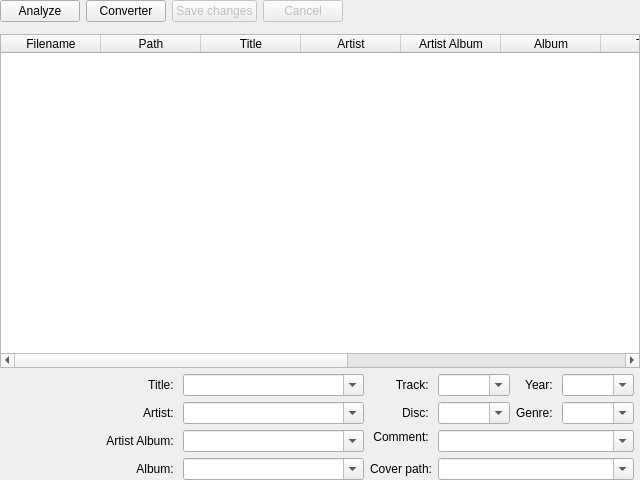
<?xml version="1.0" encoding="UTF-8"?>
<ui version="4.0">
 <class>TagEditor</class>
 <widget class="QWidget" name="TagEditor">
  <property name="geometry">
   <rect>
    <x>0</x>
    <y>0</y>
    <width>640</width>
    <height>480</height>
   </rect>
  </property>
  <property name="windowTitle">
   <string notr="true"/>
  </property>
  <layout class="QVBoxLayout" name="verticalLayout" stretch="0,0,3,0">
   <property name="leftMargin">
    <number>0</number>
   </property>
   <property name="topMargin">
    <number>0</number>
   </property>
   <property name="rightMargin">
    <number>0</number>
   </property>
   <property name="bottomMargin">
    <number>0</number>
   </property>
   <item>
    <layout class="QHBoxLayout" name="hl_top">
     <item>
      <widget class="QPushButton" name="analyzePushButton">
       <property name="maximumSize">
        <size>
         <width>16777215</width>
         <height>32</height>
        </size>
       </property>
       <property name="text">
        <string>Analyze</string>
       </property>
       <property name="icon">
        <iconset resource="tageditor.qrc">
         <normaloff>:/icons/magic</normaloff>:/icons/magic</iconset>
       </property>
       <property name="iconSize">
        <size>
         <width>24</width>
         <height>24</height>
        </size>
       </property>
      </widget>
     </item>
     <item>
      <widget class="QPushButton" name="convertPushButton">
       <property name="maximumSize">
        <size>
         <width>16777215</width>
         <height>32</height>
        </size>
       </property>
       <property name="text">
        <string>Converter</string>
       </property>
       <property name="icon">
        <iconset resource="tageditor.qrc">
         <normaloff>:/icons/rename</normaloff>:/icons/rename</iconset>
       </property>
       <property name="iconSize">
        <size>
         <width>24</width>
         <height>24</height>
        </size>
       </property>
       <property name="checkable">
        <bool>true</bool>
       </property>
       <property name="checked">
        <bool>false</bool>
       </property>
      </widget>
     </item>
     <item>
      <widget class="QPushButton" name="saveChangesButton">
       <property name="enabled">
        <bool>false</bool>
       </property>
       <property name="maximumSize">
        <size>
         <width>16777215</width>
         <height>32</height>
        </size>
       </property>
       <property name="text">
        <string>Save changes</string>
       </property>
       <property name="icon">
        <iconset resource="tageditor.qrc">
         <normaloff>:/icons/save</normaloff>:/icons/save</iconset>
       </property>
       <property name="iconSize">
        <size>
         <width>24</width>
         <height>24</height>
        </size>
       </property>
      </widget>
     </item>
     <item>
      <widget class="QPushButton" name="cancelButton">
       <property name="enabled">
        <bool>false</bool>
       </property>
       <property name="maximumSize">
        <size>
         <width>16777215</width>
         <height>32</height>
        </size>
       </property>
       <property name="text">
        <string>Cancel</string>
       </property>
       <property name="iconSize">
        <size>
         <width>24</width>
         <height>24</height>
        </size>
       </property>
      </widget>
     </item>
     <item>
      <layout class="QHBoxLayout" name="extensiblePushButtonArea"/>
     </item>
     <item>
      <spacer name="horizontalSpacer">
       <property name="orientation">
        <enum>Qt::Horizontal</enum>
       </property>
       <property name="sizeHint" stdset="0">
        <size>
         <width>40</width>
         <height>20</height>
        </size>
       </property>
      </spacer>
     </item>
    </layout>
   </item>
   <item>
    <widget class="QStackedWidget" name="stackedWidget">
     <widget class="QWidget" name="page"/>
     <widget class="QWidget" name="page_2"/>
    </widget>
   </item>
   <item>
    <widget class="TagEditorTableWidget" name="tagEditorWidget">
     <property name="alternatingRowColors">
      <bool>true</bool>
     </property>
     <property name="selectionBehavior">
      <enum>QAbstractItemView::SelectRows</enum>
     </property>
     <property name="showGrid">
      <bool>false</bool>
     </property>
     <property name="sortingEnabled">
      <bool>true</bool>
     </property>
     <attribute name="horizontalHeaderHighlightSections">
      <bool>false</bool>
     </attribute>
     <attribute name="horizontalHeaderShowSortIndicator" stdset="0">
      <bool>true</bool>
     </attribute>
     <attribute name="horizontalHeaderStretchLastSection">
      <bool>true</bool>
     </attribute>
     <attribute name="verticalHeaderVisible">
      <bool>false</bool>
     </attribute>
     <attribute name="verticalHeaderHighlightSections">
      <bool>false</bool>
     </attribute>
     <column>
      <property name="text">
       <string>Filename</string>
      </property>
     </column>
     <column>
      <property name="text">
       <string>Path</string>
      </property>
     </column>
     <column>
      <property name="text">
       <string>Title</string>
      </property>
     </column>
     <column>
      <property name="text">
       <string>Artist</string>
      </property>
     </column>
     <column>
      <property name="text">
       <string>Artist Album</string>
      </property>
     </column>
     <column>
      <property name="text">
       <string>Album</string>
      </property>
     </column>
     <column>
      <property name="text">
       <string>Track</string>
      </property>
     </column>
     <column>
      <property name="text">
       <string>Disc</string>
      </property>
     </column>
     <column>
      <property name="text">
       <string>Year</string>
      </property>
     </column>
     <column>
      <property name="text">
       <string>Genre</string>
      </property>
     </column>
     <column>
      <property name="text">
       <string>Comment</string>
      </property>
     </column>
    </widget>
   </item>
   <item>
    <layout class="QHBoxLayout" name="hl_bottom">
     <item>
      <widget class="AlbumCover" name="albumCover" native="true">
       <property name="sizePolicy">
        <sizepolicy hsizetype="Fixed" vsizetype="Fixed">
         <horstretch>0</horstretch>
         <verstretch>0</verstretch>
        </sizepolicy>
       </property>
       <property name="minimumSize">
        <size>
         <width>100</width>
         <height>100</height>
        </size>
       </property>
       <property name="maximumSize">
        <size>
         <width>100</width>
         <height>100</height>
        </size>
       </property>
       <property name="text" stdset="0">
        <string notr="true"/>
       </property>
       <property name="pixmap" stdset="0">
        <pixmap resource="../player/player.qrc">:/icons/disc</pixmap>
       </property>
       <property name="scaledContents" stdset="0">
        <bool>true</bool>
       </property>
      </widget>
     </item>
     <item>
      <layout class="QGridLayout" name="gridLayout" columnstretch="1,3,1,3">
       <property name="rightMargin">
        <number>6</number>
       </property>
       <item row="0" column="0">
        <widget class="QLabel" name="labelTitle">
         <property name="text">
          <string>Title: </string>
         </property>
         <property name="alignment">
          <set>Qt::AlignRight|Qt::AlignTrailing|Qt::AlignVCenter</set>
         </property>
        </widget>
       </item>
       <item row="2" column="0">
        <widget class="QLabel" name="labelArtistAlbum">
         <property name="text">
          <string>Artist Album: </string>
         </property>
         <property name="alignment">
          <set>Qt::AlignRight|Qt::AlignTrailing|Qt::AlignVCenter</set>
         </property>
        </widget>
       </item>
       <item row="1" column="2" alignment="Qt::AlignRight">
        <widget class="QLabel" name="labelDisc">
         <property name="text">
          <string>Disc: </string>
         </property>
         <property name="alignment">
          <set>Qt::AlignRight|Qt::AlignTrailing|Qt::AlignVCenter</set>
         </property>
        </widget>
       </item>
       <item row="3" column="0">
        <widget class="QLabel" name="labelAlbum">
         <property name="text">
          <string>Album: </string>
         </property>
         <property name="alignment">
          <set>Qt::AlignRight|Qt::AlignTrailing|Qt::AlignVCenter</set>
         </property>
        </widget>
       </item>
       <item row="2" column="1">
        <widget class="QComboBox" name="artistAlbumComboBox">
         <property name="editable">
          <bool>true</bool>
         </property>
         <property name="currentText">
          <string notr="true"/>
         </property>
         <property name="insertPolicy">
          <enum>QComboBox::InsertAlphabetically</enum>
         </property>
        </widget>
       </item>
       <item row="3" column="2">
        <widget class="QLabel" name="labelComment_2">
         <property name="text">
          <string>Cover path:</string>
         </property>
         <property name="alignment">
          <set>Qt::AlignRight|Qt::AlignTrailing|Qt::AlignVCenter</set>
         </property>
        </widget>
       </item>
       <item row="3" column="1">
        <widget class="QComboBox" name="albumComboBox">
         <property name="editable">
          <bool>true</bool>
         </property>
         <property name="currentText">
          <string notr="true"/>
         </property>
         <property name="insertPolicy">
          <enum>QComboBox::InsertAlphabetically</enum>
         </property>
        </widget>
       </item>
       <item row="2" column="3" alignment="Qt::AlignTop">
        <widget class="QComboBox" name="commentComboBox">
         <property name="editable">
          <bool>true</bool>
         </property>
         <property name="insertPolicy">
          <enum>QComboBox::InsertAlphabetically</enum>
         </property>
        </widget>
       </item>
       <item row="1" column="1">
        <widget class="QComboBox" name="artistComboBox">
         <property name="editable">
          <bool>true</bool>
         </property>
         <property name="currentText">
          <string notr="true"/>
         </property>
         <property name="insertPolicy">
          <enum>QComboBox::InsertAlphabetically</enum>
         </property>
        </widget>
       </item>
       <item row="3" column="3">
        <widget class="QComboBox" name="coverPathComboBox">
         <property name="editable">
          <bool>true</bool>
         </property>
         <property name="insertPolicy">
          <enum>QComboBox::InsertAlphabetically</enum>
         </property>
        </widget>
       </item>
       <item row="2" column="2" alignment="Qt::AlignRight|Qt::AlignTop">
        <widget class="QLabel" name="labelComment">
         <property name="text">
          <string>Comment: </string>
         </property>
         <property name="alignment">
          <set>Qt::AlignRight|Qt::AlignTrailing|Qt::AlignVCenter</set>
         </property>
        </widget>
       </item>
       <item row="0" column="2" alignment="Qt::AlignRight">
        <widget class="QLabel" name="labelTrack">
         <property name="text">
          <string>Track: </string>
         </property>
         <property name="alignment">
          <set>Qt::AlignRight|Qt::AlignTrailing|Qt::AlignVCenter</set>
         </property>
        </widget>
       </item>
       <item row="1" column="0" alignment="Qt::AlignRight">
        <widget class="QLabel" name="labelArtist">
         <property name="text">
          <string>Artist: </string>
         </property>
         <property name="alignment">
          <set>Qt::AlignRight|Qt::AlignTrailing|Qt::AlignVCenter</set>
         </property>
        </widget>
       </item>
       <item row="0" column="3">
        <layout class="QHBoxLayout" name="horizontalLayout_5">
         <item>
          <widget class="QComboBox" name="trackComboBox">
           <property name="editable">
            <bool>true</bool>
           </property>
           <property name="currentText">
            <string notr="true"/>
           </property>
           <property name="insertPolicy">
            <enum>QComboBox::InsertAlphabetically</enum>
           </property>
          </widget>
         </item>
         <item alignment="Qt::AlignRight">
          <widget class="QLabel" name="labelYear">
           <property name="text">
            <string>Year: </string>
           </property>
           <property name="alignment">
            <set>Qt::AlignRight|Qt::AlignTrailing|Qt::AlignVCenter</set>
           </property>
          </widget>
         </item>
         <item>
          <widget class="QComboBox" name="yearComboBox">
           <property name="editable">
            <bool>true</bool>
           </property>
           <property name="currentText">
            <string notr="true"/>
           </property>
           <property name="insertPolicy">
            <enum>QComboBox::InsertAlphabetically</enum>
           </property>
          </widget>
         </item>
        </layout>
       </item>
       <item row="0" column="1">
        <widget class="QComboBox" name="titleComboBox">
         <property name="editable">
          <bool>true</bool>
         </property>
         <property name="currentText">
          <string notr="true"/>
         </property>
         <property name="insertPolicy">
          <enum>QComboBox::InsertAlphabetically</enum>
         </property>
        </widget>
       </item>
       <item row="1" column="3">
        <layout class="QHBoxLayout" name="horizontalLayout_4">
         <item>
          <widget class="QComboBox" name="discComboBox">
           <property name="editable">
            <bool>true</bool>
           </property>
           <property name="currentText">
            <string notr="true"/>
           </property>
           <property name="insertPolicy">
            <enum>QComboBox::InsertAlphabetically</enum>
           </property>
          </widget>
         </item>
         <item alignment="Qt::AlignRight">
          <widget class="QLabel" name="labelGenre">
           <property name="text">
            <string>Genre: </string>
           </property>
           <property name="alignment">
            <set>Qt::AlignRight|Qt::AlignTrailing|Qt::AlignVCenter</set>
           </property>
          </widget>
         </item>
         <item>
          <widget class="QComboBox" name="genreComboBox">
           <property name="editable">
            <bool>true</bool>
           </property>
           <property name="currentText">
            <string notr="true"/>
           </property>
           <property name="insertPolicy">
            <enum>QComboBox::InsertAlphabetically</enum>
           </property>
          </widget>
         </item>
        </layout>
       </item>
      </layout>
     </item>
    </layout>
   </item>
  </layout>
 </widget>
 <customwidgets>
  <customwidget>
   <class>TagEditorTableWidget</class>
   <extends>QTableWidget</extends>
   <header>tageditortablewidget.h</header>
  </customwidget>
  <customwidget>
   <class>AlbumCover</class>
   <extends>QWidget</extends>
   <header>albumcover.h</header>
   <container>1</container>
  </customwidget>
 </customwidgets>
 <tabstops>
  <tabstop>tagEditorWidget</tabstop>
  <tabstop>convertPushButton</tabstop>
  <tabstop>saveChangesButton</tabstop>
  <tabstop>cancelButton</tabstop>
  <tabstop>titleComboBox</tabstop>
  <tabstop>artistComboBox</tabstop>
  <tabstop>artistAlbumComboBox</tabstop>
  <tabstop>albumComboBox</tabstop>
  <tabstop>trackComboBox</tabstop>
  <tabstop>discComboBox</tabstop>
  <tabstop>yearComboBox</tabstop>
  <tabstop>genreComboBox</tabstop>
  <tabstop>commentComboBox</tabstop>
  <tabstop>coverPathComboBox</tabstop>
 </tabstops>
 <resources>
  <include location="../player/player.qrc"/>
  <include location="tageditor.qrc"/>
 </resources>
 <connections/>
</ui>
